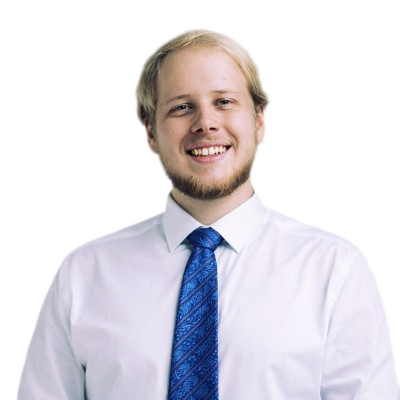
#> input picture src/assets/henard-gertzen.png, 400 x 400 px
$ python portrait.py ../../src/assets/henard-gertzen.png ../../src/assets/henard-gertzen.png ../../src/assets/henard-gertzen.png
#> lines starting #> are read from the running program, lines starting #| are printed output that depends on the picture
"""The cut-out portrait for the home page's gauge: a greyscale layer (tone.py tones it) and a
colour copy that fades in when you hover over it.

    python -I art/tools/portrait.py src/assets/henard-gertzen.png art/layers/portrait public/plates/portrait
"""
import sys
from pathlib import Path

from PIL import Image, ImageOps

src, layers, public = sys.argv[1], Path(sys.argv[2]), Path(sys.argv[3])
face = Image.open(src).convert('RGBA')
#> face is the input picture: PIL image 400x400 RGBA; mean R, G, B, A 214.1, 208.5, 219.4, 124.6
grey = ImageOps.grayscale(face.convert('RGB'))
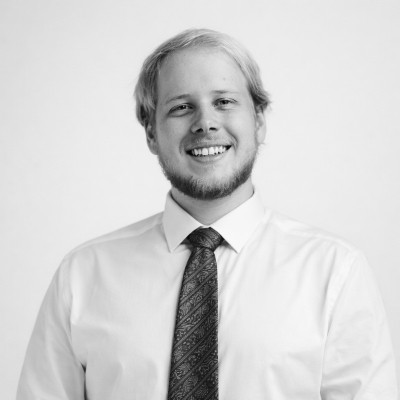
#> grey: PIL image 400x400 L; min 0, max 254, mean 211.4
Image.merge('RGBA', (grey, grey, grey, face.getchannel('A'))).save(layers / 'henard.webp', quality=88)
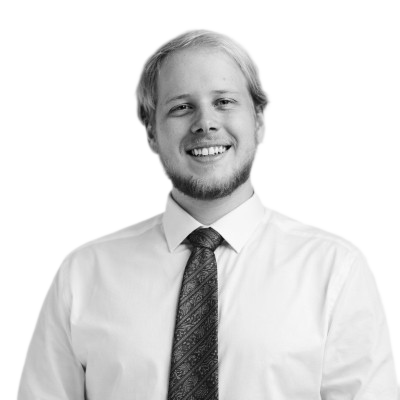
#> saved as henard.webp: PIL image 400x400 RGBA; mean R, G, B, A 211.4, 211.4, 211.4, 124.6; transparent parts drawn white
face.save(public / 'henard-colour.webp', quality=82, method=6)
for f in (layers / 'henard.webp', public / 'henard-colour.webp'):
#> (the run stopped early here; a loop or call above may not have finished)
